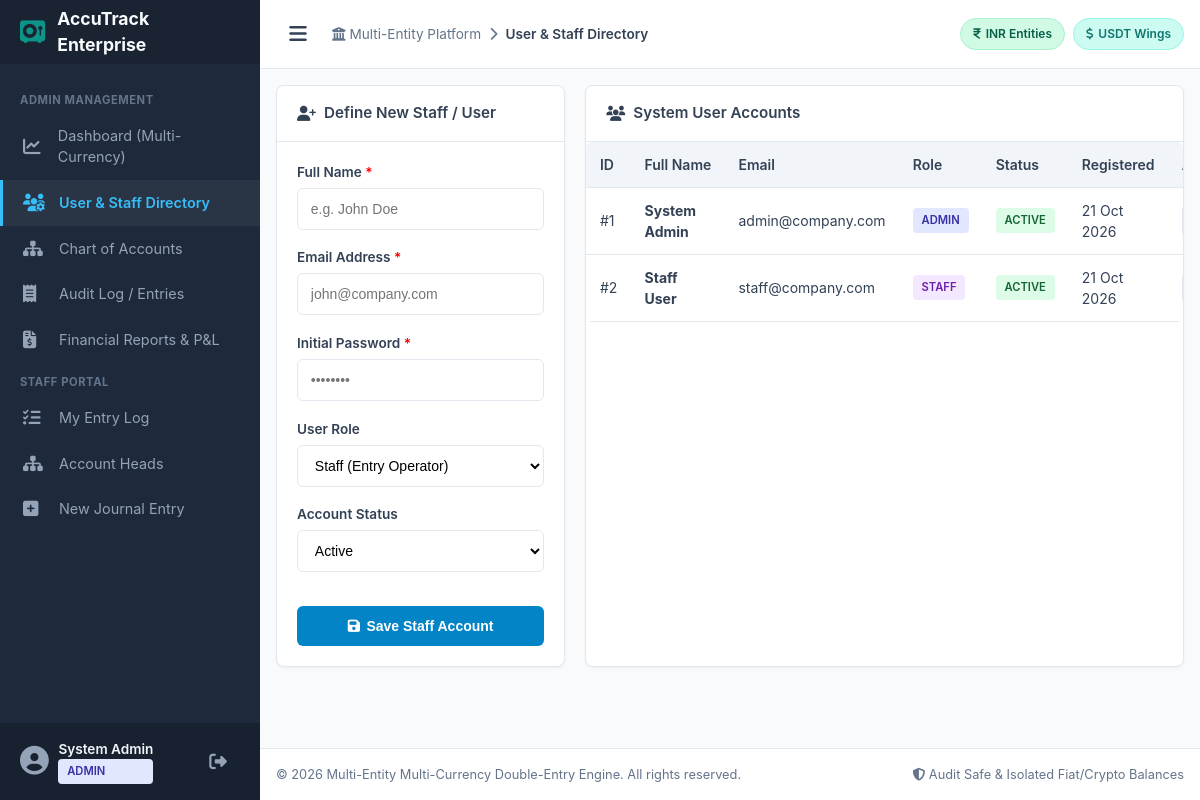
The page /admin/users.php (signed in) on the database its author committed.
### tables this page shows
CREATE TABLE IF NOT EXISTS `users` (
  `id` INT AUTO_INCREMENT PRIMARY KEY,
  `full_name` VARCHAR(100) NOT NULL,
  `email` VARCHAR(100) NOT NULL UNIQUE,
  `password_hash` VARCHAR(255) NOT NULL,
  `role` ENUM('admin', 'staff') NOT NULL DEFAULT 'staff',
  `status` ENUM('active', 'inactive') NOT NULL DEFAULT 'active',
  `created_at` DATETIME NOT NULL DEFAULT CURRENT_TIMESTAMP
);

### includes/auth.php (called while the page is built, shortened)
<?php
function get_logged_in_user() {
    return [
        'id' => $_SESSION['user_id'],
        'full_name' => $_SESSION['full_name'] ?? '',
        'email' => $_SESSION['email'] ?? '',
        'role' => $_SESSION['role'] ?? 'staff'
    ];
}

### admin/users.php (the view, shortened to what this page needs)
<?php
require_once __DIR__ . '/../includes/auth.php';
$conn = get_db_connection();
$users = $conn->query("SELECT id, full_name, email, role, status, created_at FROM users ORDER BY id ASC")->fetch_all(MYSQLI_ASSOC);
$page_title = "User & Staff Directory";
$active_nav = "admin_users";
require_once __DIR__ . '/../includes/header.php';
?>
<div class="grid-3">
    <div class="card" style="grid-column: span 1;">
        <div class="card-header">
            <div class="card-title"><i class="fa-solid fa-user-plus"></i> Define New Staff / User</div>
        </div>
        <div class="card-body">
            <form method="POST" action="/admin/users.php">
                <div class="form-group">
                    <label class="form-label" for="full_name">Full Name <span style="color:red;">*</span></label>
                    <input type="text" class="form-control" name="full_name" placeholder="e.g. John Doe" required>
                </div>
                <div class="form-group">
                    <label class="form-label" for="email">Email Address <span style="color:red;">*</span></label>
                    <input type="email" class="form-control" name="email" placeholder="john@company.com" required>
                </div>
                <div class="form-group">
                    <label class="form-label" for="password">Initial Password <span style="color:red;">*</span></label>
                    <input type="password" class="form-control" name="password" placeholder="••••••••" required>
                </div>
                <div class="form-group">
                    <label class="form-label" for="role">User Role</label>
                    <select class="form-select" name="role" required>
                        <option value="staff" selected>Staff (Entry Operator)</option>
                    </select>
                </div>
                <div class="form-group">
                    <label class="form-label" for="status">Account Status</label>
                    <select class="form-select" name="status" required>
                        <option value="active" selected>Active</option>
                    </select>
                </div>
                <button type="submit" class="btn btn-primary" style="width: 100%; margin-top: 1rem;">
                    <i class="fa-solid fa-floppy-disk"></i> Save Staff Account
                </button>
            </form>
        </div>
    </div>
    <div class="card" style="grid-column: span 2;">
        <div class="card-header">
            <div class="card-title"><i class="fa-solid fa-users"></i> System User Accounts</div>
        </div>
        <div class="card-body" style="padding: 0;">
            <div class="table-responsive">
                <table class="table">
                    <thead>
                        <tr>
                            <th>ID</th>
                            <th>Full Name</th>
                            <th>Email</th>
                            <th>Role</th>
                            <th>Status</th>
                            <th>Registered</th>
                            <th>Actions</th>
                        </tr>
                    </thead>
                    <tbody>
                        <?php foreach ($users as $u): ?>
                            <tr>
                                <td>#<?= $u['id'] ?></td>
                                <td><strong><?= htmlspecialchars($u['full_name']) ?></strong></td>
                                <td><?= htmlspecialchars($u['email']) ?></td>
                                <td>
                                    <span class="badge <?= $u['role'] === 'admin' ? 'badge-admin' : 'badge-staff' ?>">
                                        <?= strtoupper($u['role']) ?>
                                    </span>
                                </td>
                                <td>
                                    <span class="badge <?= $u['status'] === 'active' ? 'badge-active' : 'badge-inactive' ?>">
                                        <?= strtoupper($u['status']) ?>
                                    </span>
                                </td>
                                <td><?= date('d M Y', strtotime($u['created_at'])) ?></td>
                                <td>
                                </td>
                            </tr>
                        <?php endforeach; ?>
                    </tbody>
                </table>
            </div>
        </div>
    </div>
</div>
<?php
require_once __DIR__ . '/../includes/footer.php';
?>

### includes/header.php (shortened to what this page needs)
<?php
$current_user = get_logged_in_user();
$page_title = $page_title ?? 'Accounting Engine';
$active_nav = $active_nav ?? '';
?>
<!DOCTYPE html>
<html lang="en">
<head>
    <link rel="stylesheet" href="https://cdnjs.cloudflare.com/ajax/libs/font-awesome/6.4.0/css/all.min.css">
    <link rel="stylesheet" href="/assets/css/style.css">
</head>
<body>
<div class="app-container">
    <aside class="sidebar" id="sidebar">
        <div class="sidebar-brand">
            <i class="fa-solid fa-vault brand-icon"></i>
            <span class="brand-name">AccuTrack Enterprise</span>
        </div>
        <nav class="sidebar-menu">
            <?php if ($current_user['role'] === 'admin'): ?>
                <div class="menu-category">ADMIN MANAGEMENT</div>
                <a href="/admin/index.php" class="menu-item <?= $active_nav === 'admin_dashboard' ? 'active' : '' ?>">
                    <i class="fa-solid fa-chart-line"></i> <span>Dashboard (Multi-Currency)</span>
                </a>
                <a href="/admin/users.php" class="menu-item <?= $active_nav === 'admin_users' ? 'active' : '' ?>">
                    <i class="fa-solid fa-users-gear"></i> <span>User & Staff Directory</span>
                </a>
                <a href="/accounts.php" class="menu-item <?= $active_nav === 'accounts' ? 'active' : '' ?>">
                    <i class="fa-solid fa-sitemap"></i> <span>Chart of Accounts</span>
                </a>
                <a href="/admin/transactions.php" class="menu-item <?= $active_nav === 'admin_transactions' ? 'active' : '' ?>">
                    <i class="fa-solid fa-receipt"></i> <span>Audit Log / Entries</span>
                </a>
                <a href="/admin/reports.php" class="menu-item <?= $active_nav === 'admin_reports' ? 'active' : '' ?>">
                    <i class="fa-solid fa-file-invoice-dollar"></i> <span>Financial Reports & P&L</span>
                </a>
            <?php endif; ?>
            <div class="menu-category">STAFF PORTAL</div>
            <a href="/staff/index.php" class="menu-item <?= $active_nav === 'staff_dashboard' ? 'active' : '' ?>">
                <i class="fa-solid fa-list-check"></i> <span>My Entry Log</span>
            </a>
            <a href="/accounts.php" class="menu-item <?= $active_nav === 'accounts' && $current_user['role'] === 'staff' ? 'active' : '' ?>">
                <i class="fa-solid fa-sitemap"></i> <span>Account Heads</span>
            </a>
            <a href="/staff/add_transaction.php" class="menu-item <?= $active_nav === 'staff_add_tx' ? 'active' : '' ?>">
                <i class="fa-solid fa-square-plus"></i> <span>New Journal Entry</span>
            </a>
        </nav>
        <div class="sidebar-footer">
            <div class="user-info">
                <i class="fa-solid fa-user-circle"></i>
                <div class="user-details">
                    <span class="user-name"><?= htmlspecialchars($current_user['full_name'] ?? 'User') ?></span>
                    <span class="user-role badge <?= $current_user['role'] === 'admin' ? 'badge-admin' : 'badge-staff' ?>">
                        <?= strtoupper(htmlspecialchars($current_user['role'] ?? 'STAFF')) ?>
                    </span>
                </div>
            </div>
            <a href="/logout.php" class="logout-btn" title="Sign Out">
                <i class="fa-solid fa-right-from-bracket"></i>
            </a>
        </div>
    </aside>
    <div class="main-wrapper">
        <header class="top-navbar">
            <div class="navbar-left">
                <button id="sidebarToggle" class="sidebar-toggle-btn" title="Toggle Sidebar">
                    <i class="fa-solid fa-bars"></i>
                </button>
                <div class="breadcrumb">
                    <span class="breadcrumb-item"><i class="fa-solid fa-building-columns"></i> Multi-Entity Platform</span>
                    <span class="breadcrumb-separator"><i class="fa-solid fa-chevron-right"></i></span>
                    <span class="breadcrumb-item active"><?= htmlspecialchars($page_title) ?></span>
                </div>
            </div>
            <div class="navbar-right">
                <div class="currency-indicators">
                    <span class="currency-badge inr-badge" title="INR Fiat Entities">
                        <i class="fa-solid fa-indian-rupee-sign"></i> INR Entities
                    </span>
                    <span class="currency-badge usdt-badge" title="USDT Crypto Entities">
                        <i class="fa-solid fa-dollar-sign"></i> USDT Wings
                    </span>
                </div>
            </div>
        </header>
        <main class="content-area">

### rows shown on the page
users: full_name "System Admin", role "ADMIN", id "1", email "admin@company.com", status "ACTIVE", created_at "21 Oct 2026"
users: id "2", full_name "Staff User", email "staff@company.com", role "STAFF", status "ACTIVE", created_at "21 Oct 2026"

### other values the page prints
$page_title "User & Staff Directory"
